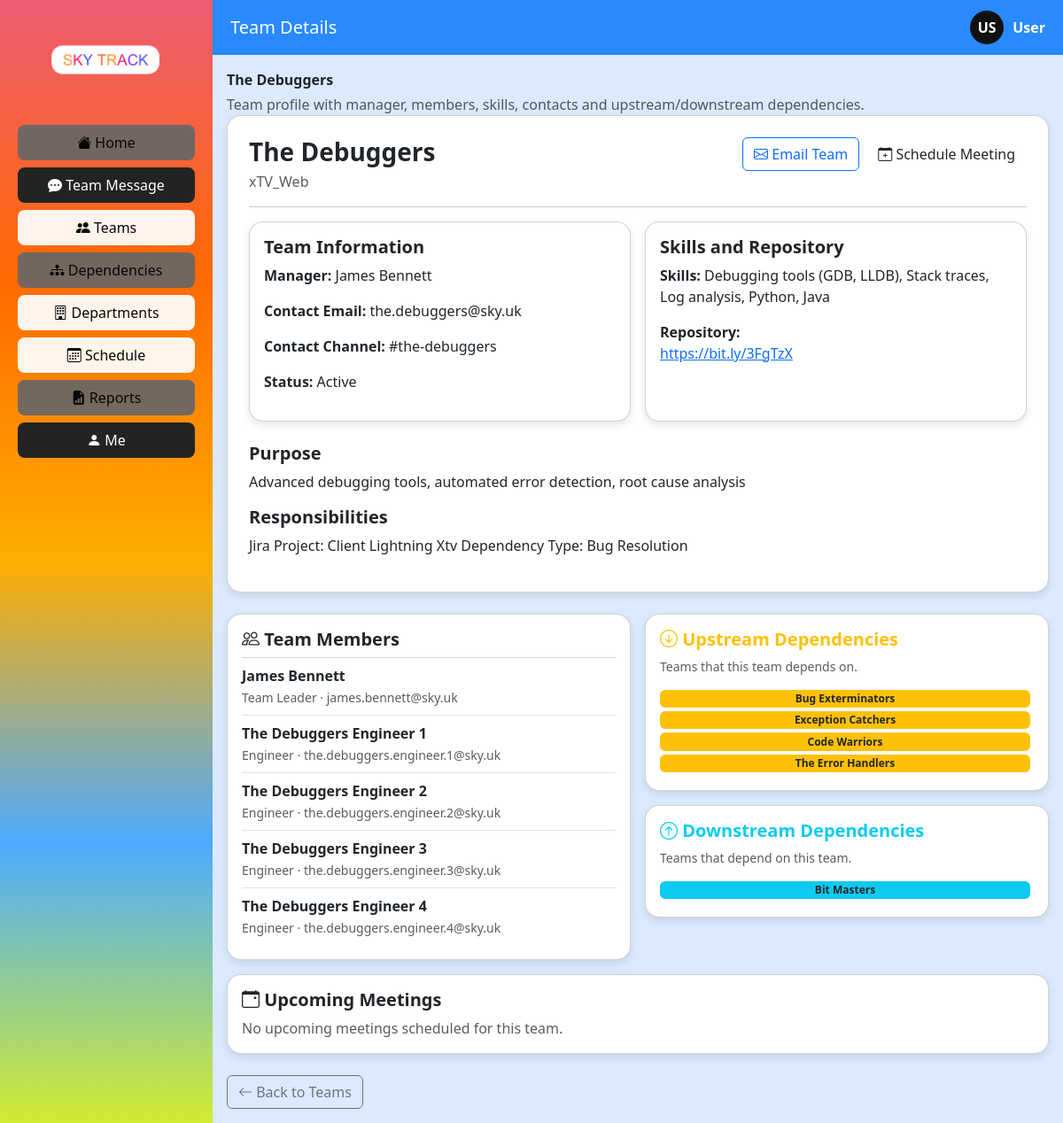
/teams/11/ (signed in), run on the app's committed database.
### reports/models.py (models this page shows, shortened)
class Team(models.Model):
    name = models.CharField(max_length=200)
    manager = models.CharField(max_length=200, blank=True)
    purpose = models.TextField(blank=True)
    responsibilities = models.TextField(blank=True)
    skills = models.CharField(max_length=500, blank=True)
    contact_email = models.EmailField(blank=True)
    repository_url = models.CharField(max_length=200, blank=True)
    contact_channel = models.CharField(max_length=255, blank=True)
    is_active = models.BooleanField(default=True)
    created_at = models.DateTimeField(auto_now_add=True)
    department = models.ForeignKey(
        Department, on_delete=models.CASCADE,
        db_column='department_id', related_name='teams'
    )
    class Meta:
        managed = False
        db_table = 'teams_team'

class Department(models.Model):
    name = models.CharField(max_length=200)
    leader = models.CharField(max_length=200, blank=True)
    specialisation = models.CharField(max_length=255, blank=True)
    description = models.TextField(blank=True)
    class Meta:
        managed = False
        db_table = 'teams_department'

class TeamMember(models.Model):
    name = models.CharField(max_length=200)
    role = models.CharField(max_length=200, blank=True)
    email = models.EmailField(blank=True)
    team = models.ForeignKey(
        Team, on_delete=models.CASCADE,
        db_column='team_id', related_name='members'
    )
    class Meta:
        managed = False
        db_table = 'teams_teammember'

### teams/views.py (the view)
# urls.py: path('<int:pk>/', views.team_detail, name='detail'),
def team_detail(request, pk):
    if not _group_login_required(request):
        return redirect('login')
    staff = _staff_context(request)
    team = get_object_or_404(
        Team.objects.select_related('department').prefetch_related(
            'members', 'upstream_dependencies', 'downstream_dependencies', 'meetings'
        ),
        pk=pk
    )
    upcoming_meetings = team.meetings.filter(date__gte=timezone.localdate())[:5]
    return render(request, 'teams/team_detail.html', {
        'team': team,
        'upcoming_meetings': upcoming_meetings,
    })

### teams/views.py (called while the page is built)
def _group_login_required(request):
    return (
        bool(request.session.get("user_email")) or
        bool(request.session.get("user_id")) or
        getattr(request.user, "is_authenticated", False)
    )

def _staff_context(request):
    staff = None
    try:
        from main.models import Staff, User
        email = request.session.get("user_email")
        user_id = request.session.get("user_id")
        if email:
            group_user = User.objects.filter(email=email).first()
            if group_user:
                staff = Staff.objects.filter(user=group_user).first()
        if staff is None and user_id:
            staff = Staff.objects.filter(user_id=user_id).first()
    except Exception:
        staff = None
    return staff

### teams/templates/teams/team_detail.html (shortened to what this page needs)
{% extends "base.html" %}
{% block header %}Team Details{% endblock %}
{% block content %}
<div class="wireframe-banner">
    <div>
        <strong>{{ team.name }}</strong>
        <div class="text-muted mt-1">Team profile with manager, members, skills, contacts and upstream/downstream dependencies.</div>
    </div>
</div>
<div class="card p-4 mb-4">
    <div class="d-flex justify-content-between align-items-start">
        <div>
            <h3 class="fw-bold mb-1">{{ team.name }}</h3>
            <p class="text-muted mb-0">{{ team.department.name }}</p>
        </div>
        <div class="d-flex gap-2">
            <a href="{% url 'teams:email' team.pk %}" class="btn btn-outline-primary">
                <i class="bi bi-envelope"></i> Email Team
            </a>
            <a href="{% url 'teams:schedule' team.pk %}" class="btn btn-sky">
                <i class="bi bi-calendar-plus"></i> Schedule Meeting
            </a>
        </div>
    </div>
    <hr>
    <div class="row g-3">
        <div class="col-md-6">
            <div class="card p-3 h-100">
                <h5 class="fw-bold">Team Information</h5>
                <p><strong>Manager:</strong> {{ team.manager|default:"No manager assigned" }}</p>
                <p><strong>Contact Email:</strong> {{ team.contact_email|default:"Not available" }}</p>
                <p><strong>Contact Channel:</strong> {{ team.contact_channel|default:"Not available" }}</p>
                <p><strong>Status:</strong> {% if team.is_active %}Active{% else %}Inactive{% endif %}</p>
            </div>
        </div>
        <div class="col-md-6">
            <div class="card p-3 h-100">
                <h5 class="fw-bold">Skills and Repository</h5>
                <p><strong>Skills:</strong> {{ team.skills|default:"Not listed" }}</p>
                {% if team.repository_url %}
                <p><strong>Repository:</strong><br>
                    <a href="{{ team.repository_url }}" target="_blank">{{ team.repository_url }}</a>
                </p>
                {% endif %}
            </div>
        </div>
    </div>
    <h5 class="fw-bold mt-4">Purpose</h5>
    <p>{{ team.purpose|default:"This engineering team supports Sky Track operations and collaborates with dependent teams." }}</p>
    <h5 class="fw-bold">Responsibilities</h5>
    <p>{{ team.responsibilities|default:"Responsibilities include service ownership, incident support, documentation and stakeholder communication." }}</p>
</div>
<div class="row g-3">
    <div class="col-lg-6">
        <div class="card p-3 h-100">
            <h5 class="fw-bold"><i class="bi bi-people"></i> Team Members</h5>
            <ul class="list-group list-group-flush">
                {% for member in team.members.all %}
                <li class="list-group-item px-0">
                    <strong>{{ member.name }}</strong><br>
                    <small class="text-muted">{{ member.role }} · {{ member.email }}</small>
                </li>
                {% empty %}
                <li class="list-group-item text-muted px-0">No members added.</li>
                {% endfor %}
            </ul>
        </div>
    </div>
    <div class="col-lg-6">
        <div class="card p-3 mb-3">
            <h5 class="fw-bold text-warning"><i class="bi bi-arrow-down-circle"></i> Upstream Dependencies</h5>
            <p class="small text-muted">Teams that this team depends on.</p>
            {% for dependency in team.upstream_dependencies.all %}
                <a href="{% url 'teams:detail' dependency.pk %}" class="badge bg-warning text-dark text-decoration-none me-1 mb-1">
                    {{ dependency.name }}
                </a>
            {% empty %}
                <p class="text-muted mb-0">No upstream dependencies.</p>
            {% endfor %}
        </div>
        <div class="card p-3">
            <h5 class="fw-bold text-info"><i class="bi bi-arrow-up-circle"></i> Downstream Dependencies</h5>
            <p class="small text-muted">Teams that depend on this team.</p>
            {% for dependency in team.downstream_dependencies.all %}
                <a href="{% url 'teams:detail' dependency.pk %}" class="badge bg-info text-dark text-decoration-none me-1 mb-1">
                    {{ dependency.name }}
                </a>
            {% empty %}
                <p class="text-muted mb-0">No downstream dependencies.</p>
            {% endfor %}
        </div>
    </div>
</div>
<div class="card p-3 mt-3">
    <h5 class="fw-bold"><i class="bi bi-calendar-event"></i> Upcoming Meetings</h5>
    {% for meeting in upcoming_meetings %}
        <div class="border-bottom py-2">
            <strong>{{ meeting.title }}</strong><br>
            <small class="text-muted">{{ meeting.date }} · {{ meeting.start_time }}–{{ meeting.end_time }} · {{ meeting.get_platform_display }}</small>
        </div>
    {% empty %}
        <p class="text-muted mb-0">No upcoming meetings scheduled for this team.</p>
    {% endfor %}
</div>
<a href="{% url 'teams:list' %}" class="btn btn-outline-secondary mt-4">
    <i class="bi bi-arrow-left"></i> Back to Teams
</a>
{% endblock %}

### assets/css/base.css (style rules this page uses)
body { background:#dbeafe; height:100vh; overflow:hidden; }
.card { border-radius:16px; box-shadow:0 4px 10px rgba(0,0,0,0.1); }

### data on the page
Team: name "The Debuggers", department.name "xTV_Web", manager "James Bennett", contact_email "the.debuggers@sky.uk", contact_channel "#the-debuggers", skills "Debugging tools (GDB, LLDB), Stack traces, Log analysis, Python, Java", repository_url "https://bit.ly/3FgTzX", purpose "Advanced debugging tools, automated error detection, root cause analysis", responsibilities "Jira Project: Client Lightning Xtv Dependency Type: Bug Resolution"
TeamMember: name "James Bennett", role "Team Leader", email "james.bennett@sky.uk"
TeamMember: name "The Debuggers Engineer 1", role "Engineer", email "the.debuggers.engineer.1@sky.uk"
TeamMember: name "The Debuggers Engineer 2", role "Engineer", email "the.debuggers.engineer.2@sky.uk"
TeamMember: name "The Debuggers Engineer 3", role "Engineer", email "the.debuggers.engineer.3@sky.uk"
TeamMember: name "The Debuggers Engineer 4", role "Engineer", email "the.debuggers.engineer.4@sky.uk"
Team: name "Bug Exterminators"
Team: name "Exception Catchers"
Team: name "Code Warriors"
Team: name "The Error Handlers"
Team: name "Bit Masters"

### other printed values
{{ staff.first_name|default:"U"|slice:":1"|upper }} "U"
{{ staff.last_name|default:"S"|slice:":1"|upper }} "S"
{{ staff.first_name|default:"User" }} "User"
